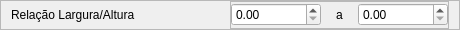
         <widget class="QFrame" name="botao_menu_18">
          <property name="geometry">
           <rect>
            <x>0</x>
            <y>190</y>
            <width>460</width>
            <height>30</height>
           </rect>
          </property>
          <property name="sizePolicy">
           <sizepolicy hsizetype="Maximum" vsizetype="Preferred">
            <horstretch>0</horstretch>
            <verstretch>0</verstretch>
           </sizepolicy>
          </property>
          <property name="minimumSize">
           <size>
            <width>460</width>
            <height>30</height>
           </size>
          </property>
          <property name="maximumSize">
           <size>
            <width>470</width>
            <height>30</height>
           </size>
          </property>
          <property name="frameShape">
           <enum>QFrame::StyledPanel</enum>
          </property>
          <property name="frameShadow">
           <enum>QFrame::Raised</enum>
          </property>
          <layout class="QHBoxLayout" name="horizontalLayout_36">
           <property name="spacing">
            <number>0</number>
           </property>
           <property name="leftMargin">
            <number>10</number>
           </property>
           <property name="topMargin">
            <number>0</number>
           </property>
           <property name="rightMargin">
            <number>10</number>
           </property>
           <property name="bottomMargin">
            <number>0</number>
           </property>
           <item alignment="Qt::AlignLeft|Qt::AlignVCenter">
            <widget class="QLabel" name="label_titulo_app_27">
             <property name="styleSheet">
              <string notr="true">font: 75 12pt &quot;Arial&quot;;</string>
             </property>
             <property name="text">
              <string>Relação Largura/Altura</string>
             </property>
            </widget>
           </item>
           <item>
            <widget class="QFrame" name="frame_10">
             <property name="minimumSize">
              <size>
               <width>200</width>
               <height>0</height>
              </size>
             </property>
             <property name="frameShape">
              <enum>QFrame::StyledPanel</enum>
             </property>
             <property name="frameShadow">
              <enum>QFrame::Raised</enum>
             </property>
             <layout class="QHBoxLayout" name="horizontalLayout_37">
              <property name="spacing">
               <number>0</number>
              </property>
              <property name="leftMargin">
               <number>0</number>
              </property>
              <property name="topMargin">
               <number>0</number>
              </property>
              <property name="rightMargin">
               <number>0</number>
              </property>
              <property name="bottomMargin">
               <number>0</number>
              </property>
              <item>
               <widget class="QDoubleSpinBox" name="doubleSpinBox_16">
                <property name="minimumSize">
                 <size>
                  <width>90</width>
                  <height>0</height>
                 </size>
                </property>
                <property name="maximumSize">
                 <size>
                  <width>90</width>
                  <height>16777215</height>
                 </size>
                </property>
                <property name="maximum">
                 <double>100.000000000000000</double>
                </property>
                <property name="singleStep">
                 <double>0.100000000000000</double>
                </property>
               </widget>
              </item>
              <item alignment="Qt::AlignHCenter">
               <widget class="QLabel" name="label_titulo_app_28">
                <property name="minimumSize">
                 <size>
                  <width>0</width>
                  <height>0</height>
                 </size>
                </property>
                <property name="maximumSize">
                 <size>
                  <width>15555</width>
                  <height>16777215</height>
                 </size>
                </property>
                <property name="styleSheet">
                 <string notr="true">font: 75 12pt &quot;Arial&quot;;
text-align:&quot;center&quot;;</string>
                </property>
                <property name="text">
                 <string>a</string>
                </property>
               </widget>
              </item>
              <item>
               <widget class="QDoubleSpinBox" name="doubleSpinBox_17">
                <property name="minimumSize">
                 <size>
                  <width>90</width>
                  <height>0</height>
                 </size>
                </property>
                <property name="maximumSize">
                 <size>
                  <width>90</width>
                  <height>16777215</height>
                 </size>
                </property>
                <property name="maximum">
                 <double>100.000000000000000</double>
                </property>
                <property name="singleStep">
                 <double>0.100000000000000</double>
                </property>
               </widget>
              </item>
             </layout>
            </widget>
           </item>
          </layout>
         </widget>
